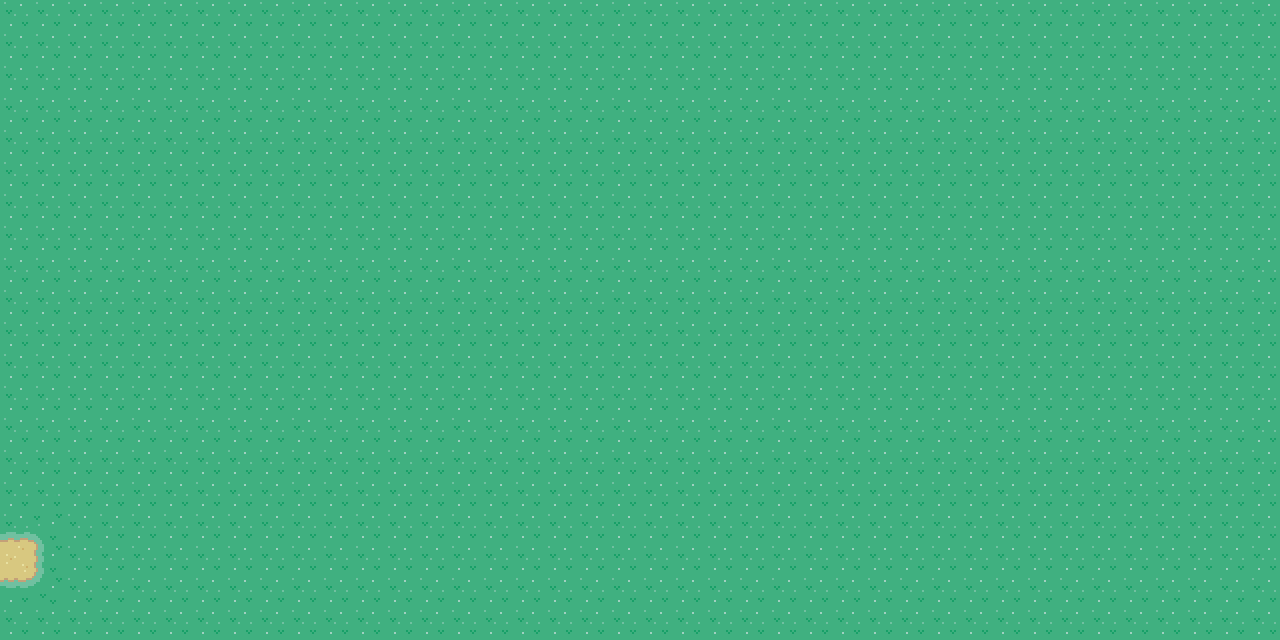

Below is a game level as drawn by its tile map, then a one-line description and the .tmx that defines it (tile-layer data replaced by summaries):
An orthogonal 40x20 tile map with 32x32 px tiles, 5 tile layers (Tile Layer 1, Tile Layer 2, Tile Layer 3, Tile Layer 4, ...), 6 tilesets and 5 objects (4x event, collision).

<map version="1.10" tiledversion="1.12.1-8-g449813058" orientation="orthogonal" renderorder="right-down" compressionlevel="0" width="40" height="20" tilewidth="32" tileheight="32" infinite="0" nextlayerid="9" nextobjectid="286">
 <properties>
  <property name="edges" value="clamped" />
  <property name="map_type" value="town" />
  <property name="slug" value="umbrastar_city" />
 </properties>
 <tileset firstgid="1" source="../gfx/tilesets/core_city_and_country.tsx" />
 <tileset firstgid="1441" source="../gfx/tilesets/core_outdoor.tsx" />
 <tileset firstgid="4216" source="../gfx/tilesets/core_set pieces.tsx" />
 <tileset firstgid="5766" source="../gfx/tilesets/core_buildings.tsx" />
 <tileset firstgid="8116" source="../gfx/tilesets/core_outdoor_water.tsx" />
 <tileset firstgid="16308" source="../gfx/tilesets/core_outdoor_nature.tsx" />
 <layer id="1" name="Tile Layer 1" width="40" height="20">
  <data>[800 cells, 800 non-empty, 1 distinct tile ids]</data>
 </layer>
 <layer id="2" name="Tile Layer 2" width="40" height="20">
  <data>[800 cells, 6 non-empty, 6 distinct tile ids]</data>
 </layer>
 <layer id="3" name="Tile Layer 3" width="40" height="20">
  <data>[800 cells, 0 non-empty, 0 distinct tile ids]</data>
 </layer>
 <layer id="4" name="Tile Layer 4" width="40" height="20">
  <data>[800 cells, 0 non-empty, 0 distinct tile ids]</data>
 </layer>
 <layer id="5" name="Above Player" width="40" height="20">
  <data>[800 cells, 0 non-empty, 0 distinct tile ids]</data>
 </layer>
 <objectgroup color="#ff0000" id="6" name="Collisions">
  <properties>
   <property name="Collision" value="" />
  </properties>
  <object id="179" type="collision" x="480" y="0" width="32" height="32" />
 </objectgroup>
 <objectgroup color="#ffff00" id="7" name="Events">
  <object id="228" name="Play Music" type="event" x="0" y="0" width="32" height="32">
   <properties>
    <property name="act1" value="play_music music_town_theme" />
    <property name="cond1" value="not music_playing music_town_theme" />
   </properties>
  </object>
  <object id="210" name="Environment Day" type="event" x="32" y="0" width="32" height="32">
   <properties>
    <property name="act1" value="set_environment grass" />
    <property name="cond1" value="not time_is stage_of_day,equals,night" />
    <property name="cond2" value="not char_sprite player,swimmer" />
    <property name="cond3" value="not environment_is grass" />
   </properties>
  </object>
  <object id="211" name="Environment Night" type="event" x="64" y="0" width="32" height="32">
   <properties>
    <property name="act1" value="set_environment night_grass" />
    <property name="cond1" value="is time_is stage_of_day,equals,night" />
    <property name="cond2" value="not char_sprite player,swimmer" />
    <property name="cond3" value="not environment_is night_grass" />
   </properties>
  </object>
  <object id="285" name="Teleport to Route6" type="event" x="0" y="512" width="32" height="96">
   <properties>
    <property name="act1" value="transition_teleport player,classic_route_6.tmx,39,17,0.3" />
    <property name="act2" value="char_face player,left" />
    <property name="cond1" value="is char_at player" />
    <property name="cond2" value="is char_facing player,left" />
   </properties>
  </object>
 </objectgroup>
</map>
